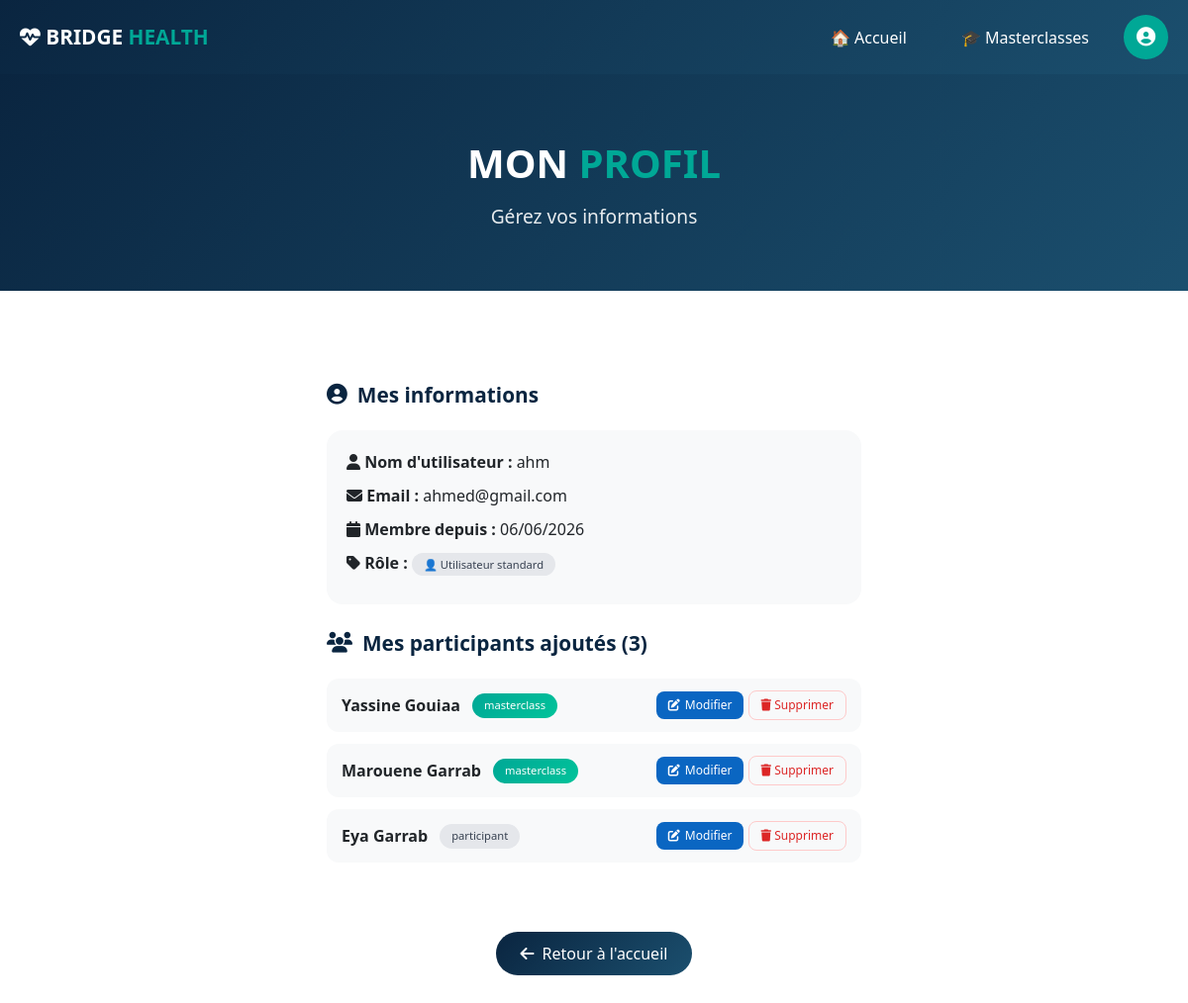
The page /profile (signed in) on the database its author committed.
### app.py (models this page shows, shortened)
class User(db.Model):
    id = db.Column(db.Integer, primary_key=True)
    username = db.Column(db.String(80), unique=True, nullable=False)
    email = db.Column(db.String(120), unique=True, nullable=False)
    password_hash = db.Column(db.String(200), nullable=False)
    is_admin = db.Column(db.Boolean, default=False)
    created_at = db.Column(db.DateTime, default=db.func.current_timestamp())

class Attendee(db.Model):
    id = db.Column(db.Integer, primary_key=True)
    name = db.Column(db.String(120), nullable=False)
    linkedin = db.Column(db.String(300), nullable=False)
    category = db.Column(db.String(30), nullable=False)
    photo = db.Column(db.String(200), nullable=True)
    qr_code = db.Column(db.String(200), nullable=True)
    qr_base64 = db.Column(db.Text, nullable=True)
    user_id = db.Column(db.Integer, db.ForeignKey('user.id'), nullable=True)
    created_by = db.relationship('User', backref='attendees')

### app.py (the view)
@app.route("/profile")
@login_required
def profile():
    user = User.query.get(session['user_id'])
    if user.is_admin:
        return redirect(url_for('dashboard'))
    my_attendees = Attendee.query.filter_by(user_id=user.id).all()
    return render_template("profile.html", user=user, my_attendees=my_attendees)

### app.py (called while the page is built)
def login_required(f):
    @wraps(f)
    def decorated_function(*args, **kwargs):
        if 'user_id' not in session:
            flash("Veuillez vous connecter pour accéder à cette page.", "warning")
            return redirect(url_for('signup'))
        return f(*args, **kwargs)
    return decorated_function

### templates/profile.html (shortened to what this page needs)
{% extends "base.html" %}
{% block content %}
<section class="hero">
    <div class="container">
        <div class="hero-content">
            <div class="hero-logo">MON <span>PROFIL</span></div>
            <div class="hero-tagline">Gérez vos informations</div>
        </div>
    </div>
</section>
<div class="container">
    <div class="form-wrapper" style="max-width: 600px; margin: 40px auto;">
        <div class="section-title">
            <i class="fas fa-user-circle"></i>
            Mes informations
        </div>
        <div class="info-card">
            <p><strong><i class="fas fa-user"></i> Nom d'utilisateur :</strong> {{ user.username }}</p>
            <p><strong><i class="fas fa-envelope"></i> Email :</strong> {{ user.email }}</p>
            <p><strong><i class="fas fa-calendar"></i> Membre depuis :</strong> {{ user.created_at.strftime('%d/%m/%Y') if user.created_at else 'Nouveau' }}</p>
            <p><strong><i class="fas fa-tag"></i> Rôle :</strong>
                {% if user.is_admin %}
                    <span class="badge-vip">👑 Administrateur</span>
                {% else %}
                    <span class="badge-participant">👤 Utilisateur standard</span>
                {% endif %}
            </p>
        </div>
        {% if not user.is_admin and my_attendees %}
        <div class="section-title mt-4">
            <i class="fas fa-users"></i>
            Mes participants ajoutés ({{ my_attendees|length }})
        </div>
        <div class="my-attendees-list">
            {% for attendee in my_attendees %}
            <div class="attendee-item">
                <div class="attendee-info">
                    <strong>{{ attendee.name }}</strong>
                    <span class="badge-custom badge-{{ attendee.category }}">{{ attendee.category }}</span>
                </div>
                <div class="attendee-actions">
                    <a href="/edit/{{ attendee.id }}" class="btn-edit"><i class="fas fa-edit"></i> Modifier</a>
                    <form method="POST" action="/delete/{{ attendee.id }}" style="display: inline;">
                        <button type="submit" class="btn-delete-small" onclick="return confirm('Supprimer {{ attendee.name }} ?')">
                            <i class="fas fa-trash"></i> Supprimer
                        </button>
                    </form>
                </div>
            </div>
            {% endfor %}
        </div>
        {% elif not user.is_admin and not my_attendees %}
        <div class="alert alert-info mt-3">
            <i class="fas fa-info-circle"></i> Vous n'avez pas encore ajouté de participants.
            <a href="/">Ajoutez-en dès maintenant !</a>
        </div>
        {% endif %}
    </div>
    <div class="footer" style="margin-top: 0;">
        <a href="/" class="btn-back"><i class="fas fa-arrow-left"></i> Retour à l'accueil</a>
    </div>
</div>
{% endblock %}

### templates/base.html (style rules this page uses)
:root { --primary: #0A2540; --secondary: #00A896; --gradient-primary: linear-gradient(135deg, #0A2540 0%, #1B4F6E 100%); --gradient-secondary: linear-gradient(135deg, #00A896 0%, #00C896 100%); }
.hero { background: var(--gradient-primary); padding: 60px 0; text-align: center; color: white; }
.hero-logo { font-size: 2.5rem; font-weight: 800; }
.hero-logo span { color: var(--secondary); }
.hero-tagline { font-size: 1.2rem; margin-top: 10px; opacity: 0.9; }
.section-title { font-size: 1.3rem; font-weight: 700; margin: 30px 0 20px; color: var(--primary); display: flex; align-items: center; gap: 10px; }
.btn-back { background: var(--gradient-primary); color: white; padding: 10px 25px; border-radius: 30px; text-decoration: none; display: inline-flex; align-items: center; gap: 8px; transition: all 0.3s; }
.footer { text-align: center; margin: 30px 0; }
.form-wrapper { background: white; border-radius: 24px; padding: 30px; box-shadow: 0 5px 15px rgba(0,0,0,0.08); margin: 30px auto; }

### templates/profile.html (style rules this page uses)
.form-wrapper { background: white; border-radius: 24px; padding: 30px; box-shadow: var(--shadow); }
.section-title { font-size: 1.3rem; font-weight: 700; margin: 20px 0 20px; color: var(--primary); display: flex; align-items: center; gap: 10px; }
.info-card { background: #f8f9fa; padding: 20px; border-radius: 16px; margin-bottom: 20px; }
.info-card p { margin-bottom: 10px; }
.badge-participant { background: #e5e7eb; color: #374151; padding: 4px 12px; border-radius: 20px; font-size: 0.7rem; }
.my-attendees-list { display: flex; flex-direction: column; gap: 12px; }
.attendee-item { display: flex; justify-content: space-between; align-items: center; padding: 12px 15px; background: #f8f9fa; border-radius: 12px; flex-wrap: wrap; gap: 10px; }
.attendee-info { display: flex; align-items: center; gap: 12px; flex-wrap: wrap; }
.badge-custom { padding: 4px 12px; border-radius: 20px; font-size: 0.7rem; }
.badge-masterclass { background: linear-gradient(135deg, #00A896, #02C39A); color: white; }
.badge-participant { background: #e5e7eb; color: #374151; }
.btn-edit { background: #0A66C2; color: white; padding: 5px 12px; border-radius: 8px; text-decoration: none; font-size: 0.75rem; display: inline-flex; align-items: center; gap: 5px; }
.btn-delete-small { background: none; border: 1px solid #fecaca; color: #dc2626; padding: 5px 12px; border-radius: 8px; font-size: 0.75rem; cursor: pointer; }
.btn-back { background: var(--gradient-primary); color: white; border-radius: 40px; padding: 10px 25px; text-decoration: none; display: inline-flex; align-items: center; gap: 8px; }

### rows shown on the page
User: username "ahm", email "ahmed@gmail.com", created_at "06/06/2026"
Attendee: name "Yassine Gouiaa", category "masterclass"
Attendee: name "Marouene Garrab", category "masterclass"
Attendee: name "Eya Garrab", category "participant"

### other values the page prints
{{ my_attendees|length }} "3"
